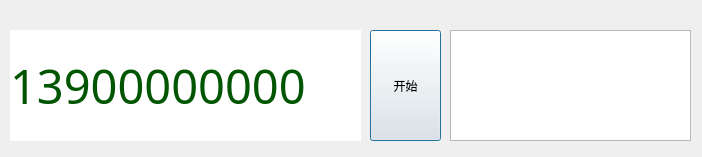
<?xml version="1.0" encoding="UTF-8"?>
<ui version="4.0">
 <class>DlgSelect</class>
 <widget class="QDialog" name="DlgSelect">
  <property name="geometry">
   <rect>
    <x>0</x>
    <y>0</y>
    <width>702</width>
    <height>157</height>
   </rect>
  </property>
  <property name="windowTitle">
   <string>抽奖器-抽奖</string>
  </property>
  <widget class="QLabel" name="m_ctlDisplay">
   <property name="geometry">
    <rect>
     <x>10</x>
     <y>30</y>
     <width>351</width>
     <height>111</height>
    </rect>
   </property>
   <property name="font">
    <font>
     <family>Arial Black</family>
     <pointsize>35</pointsize>
     <weight>10</weight>
     <italic>false</italic>
     <bold>false</bold>
    </font>
   </property>
   <property name="styleSheet">
    <string notr="true">font: 87 35pt &quot;Arial Black&quot;;
color: rgb(0, 85, 0);
background-color: rgb(255, 255, 255);</string>
   </property>
   <property name="text">
    <string>13900000000</string>
   </property>
  </widget>
  <widget class="QPushButton" name="m_btnStart">
   <property name="geometry">
    <rect>
     <x>370</x>
     <y>30</y>
     <width>71</width>
     <height>111</height>
    </rect>
   </property>
   <property name="text">
    <string>开始</string>
   </property>
   <property name="icon">
    <iconset resource="Test8_04.qrc">
     <normaloff>:/Resources/play.png</normaloff>:/Resources/play.png</iconset>
   </property>
  </widget>
  <widget class="QListWidget" name="m_lstResult">
   <property name="geometry">
    <rect>
     <x>450</x>
     <y>30</y>
     <width>241</width>
     <height>111</height>
    </rect>
   </property>
  </widget>
 </widget>
 <layoutdefault spacing="6" margin="11"/>
 <resources>
  <include location="Test8_04.qrc"/>
 </resources>
 <connections/>
</ui>
